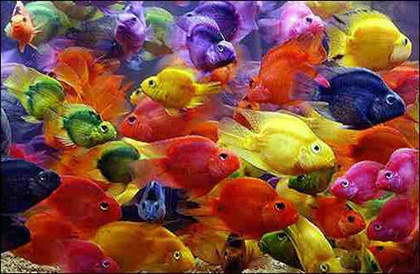
%> input picture fish.jpg, 420 x 274 px, shrunk from 500 x 326 before the run
$ octave colorQuantizeMain.m   (GNU Octave 9; MATLAB toolbox functions it lacks are replaced by stand-ins)
%> lines starting %> are read from the running program, lines starting %| are printed output that depends on the picture
### quantizeRGB.m
%Given an RGB image, this function quantizes the 3-dimensional RGB space,
%and maps each pixel in the input image to its nearest k-means center.
%That is, the RGB value at each pixel is replaced with its nearest cluster뭩
%average RGB value. origImg and outputImg are MxNx3 matrices of type uint8,
%k specifies the number of colors to quantize to, and meanColors is a k x 3
%array of the k centers.

function [ outputImg, meanColors ] = quantizeRGB( origImg, k )

origImg = double(origImg);

[h w d] = size(origImg);

rim = origImg(:,:,1);
gim = origImg(:,:,2);
bim = origImg(:,:,3);

input = zeros((h*w),3);

input(:,1) = rim(:);
input(:,2) = gim(:);
input(:,3) = bim(:);

[idx, C] = kmeans(input, k);
meanColors = round(C);

outputImg = zeros(h,w,d);
idx = uint8(idx);
sim = reshape(idx, [h w]);
for i= 1:h
    for j= 1:w
        outputImg(i,j,:) = meanColors(sim(i,j),:);
    end
end

outputImg = uint8(outputImg);

end

### quantizeHSV.m
%Given an RGB image, this function converts it to HSV, and quantizes the
%1-dimensional Hue space. Each pixel in the input image is mapped to its
%nearest quantized Hue value, while keeping its Saturation and Value channels
%the same as the input. The quantized output is converted back to RGB color space.
%origImg and outputImg are MxNx3 matrices of type uint8, k specifies the number of
%clusters, and meanHues is a k x 1 vector of the hue centers.

function [ outputImg, meanHues ] = quantizeHSV(origImg, k )

origImg = rgb2hsv(origImg);
origImg = im2double(origImg);

[h w d] = size(origImg);

him = origImg(:,:,1);

input = zeros((h*w),1);

input = him(:);
input = round(input*10000);

[idx, C] = kmeans(input, k);
meanHues = round(C);
meanHues = double(meanHues/10000);


outputImg = zeros(h,w,d);
idx = uint8(idx);

sim = reshape(idx, [h w]);
for i= 1:h
    for j= 1:w
        outputImg(i,j,1) = meanHues(sim(i,j));
        outputImg(i,j,2) = origImg(i,j,2);
        outputImg(i,j,3) = origImg(i,j,3);
    end
end

outputImg = hsv2rgb(outputImg);
outputImg = im2uint8(outputImg);

end

### computeQuantizationError.m
%This function computes the SSD error (sum of squared error) between the original
%RGB pixel values and the quantized values.
%origImg and quantizedImg are both RGB images, and error is a scalar giving
%the total SSD error across the image.

function [ error ] = computeQuantizationError( origImg, quantizedImg )

[h w d] = size(origImg);
orig = double(origImg(:));
q = double(quantizedImg(:));
err = orig - q;
err = int64(err).^2;
error = sum(sum(err));

end

### getHueHists.m
%Given an image, this function computes and displays two histograms of its
%hue values. The first histogram uses equally-spaced bins (uniformly dividing
%up the hue values), and the second histogram use bins defined by the k cluster
%center memberships (i.e., all pixels belonging to hue cluster i go to the
%i-th bin, for i=1,...k).
%im is an MxNx3 matrix represeting an RGB image, and histEqual and histClustered are
%the two output histograms.

function [ histEqual, histClustered ] = getHueHists( im, k )

origImg = rgb2hsv(im);
orig = origImg(:,:,1);
figure;


origImg = im2double(origImg);

[h w d] = size(origImg);

him = origImg(:,:,1);

input = zeros((h*w),1);

input = him(:);

histEqual = histogram(input);
title('HistEqual');
xlabel('Hue Values');
ylabel('Frequency');
histEqual.BinWidth = 0.01;
histEqual.NumBins = k;
savefig('histEqual.fig');

input = round(input*10000);
[idx, C] = kmeans(input, k);
meanHues = round(C);
meanHues = double(meanHues/10000);

outputImg = zeros(h,w,d);
idx = uint8(idx);
sim = reshape(idx, [h w]);
for i= 1:h
    for j= 1:w
        outputImg(i,j,1) = meanHues(sim(i,j));
        outputImg(i,j,2) = origImg(i,j,2);
        outputImg(i,j,3) = origImg(i,j,3);
    end
end

figure;
histClustered = histogram(outputImg(:,:,1));
%histClustered.NumBins = k;
title('HistClustered');
xlabel('Hue Values');
ylabel('Frequency');
savefig('histClustered.fig');

end

### colorQuantizeMain.m
%This script calls all the above functions appropriately using the provided
%image fish.jpg, and displays the results.

clc
clear

image = imread('fish.jpg');
%> image is the input picture: size 274x420x3 uint8; mean R, G, B 132.5, 77.6, 60.8
img = uint8(image);
k= 5;
imshow(img);
title('Original Image');

[quantizedImgRGB , paletteRGB ] = quantizeRGB(img, k) ;
%> in quantizeRGB, `bim = origImg(:,:,3);`:
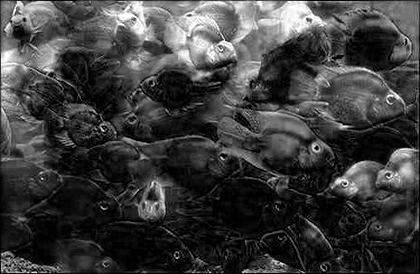
%> bim: size 274x420 double; min 0, max 255, mean 60.8
%> in quantizeRGB, `[idx, C] = kmeans(input, k);`: C = [147.4 44.42 22.22; 106.3 79.01 121.6; 45.21 29.19 38.77; 200.1 177.6 163.2; 185.2 140.3 48.32]
%> in quantizeRGB, `meanColors = round(C);`: meanColors = [147 44 22; 106 79 122; 45 29 39; 200 178 163; 185 140 48]
%> after the loop in quantizeRGB, `for i= 1:h`:
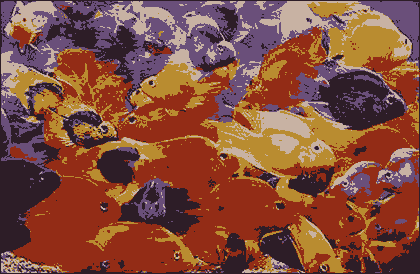
%> outputImg: size 274x420x3 double; mean R, G, B 132.2, 77.3, 60.8
%> paletteRGB has the same summary as meanColors in quantizeRGB
figure;
imshow(quantizedImgRGB);
title('Quantized RGB Image');
[quantizedImgHSV , paletteHSV ] = quantizeHSV(img, k) ;
%> in quantizeHSV, `origImg = rgb2hsv(origImg);`: origImg: size 274x420x3 double; mean H, S, V 0.362, 0.696, 0.559
%> in quantizeHSV, `him = origImg(:,:,1);`:
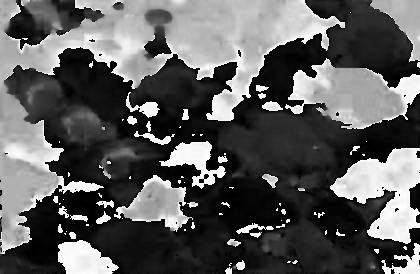
%> him: size 274x420 double; min 0, max 0.999, mean 0.362
%> in quantizeHSV, `[idx, C] = kmeans(input, k);`: C = [1440.1; 9407.7; 7045.9; 392.1; 3322.7]
%> in quantizeHSV, `meanHues = round(C);`: meanHues = [1440; 9408; 7046; 392; 3323]
%> in quantizeHSV, `meanHues = double(meanHues/10000);`: meanHues = [0.144; 0.941; 0.705; 0.0392; 0.332]
%> after the loop in quantizeHSV, `for i= 1:h`: outputImg: size 274x420x3 double; mean H, S, V 0.362, 0.696, 0.559
%> in quantizeHSV, `outputImg = hsv2rgb(outputImg);`:
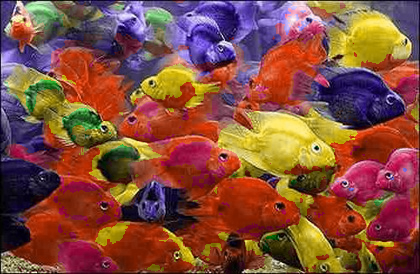
%> outputImg: size 274x420x3 double; mean R, G, B 0.518, 0.306, 0.241
%> paletteHSV = [0.144; 0.941; 0.705; 0.0392; 0.332]
figure;
imshow(quantizedImgHSV);
title('Quantized Hue Value Image');
error = computeQuantizationError(img, quantizedImgHSV)
%> in computeQuantizationError, `error = sum(sum(err));`: error = 46740660
%> error = 46740660
[h1 h2] = getHueHists(img, k);
%> in getHueHists, `histEqual.NumBins = k;`:
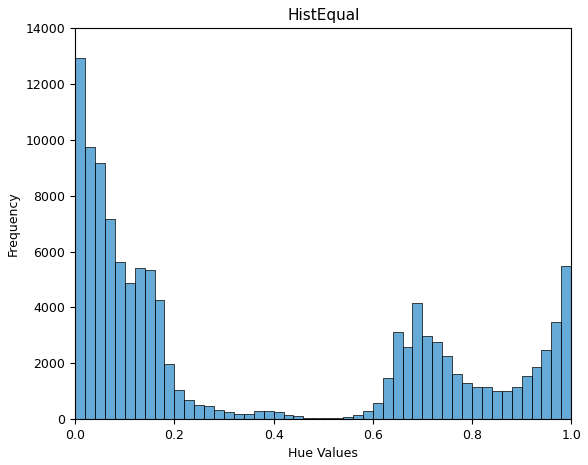
%> figure redrawn from the program's plot data; tallest bar 12916 high, from x = 0 to 0.02
%> in getHueHists, `[idx, C] = kmeans(input, k);`: C = [447.4; 6679.2; 9551.5; 7841.2; 1716.9]
%> in getHueHists, `meanHues = round(C);`: meanHues = [447; 6679; 9551; 7841; 1717]
%> in getHueHists, `meanHues = double(meanHues/10000);`: meanHues = [0.0447; 0.668; 0.955; 0.784; 0.172]
%> in getHueHists, `sim = reshape(idx, [h w]);`:
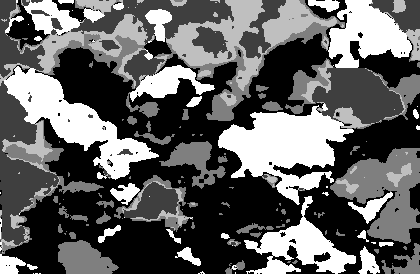
%> sim: size 274x420 uint8; min 1, max 5, mean 2.56; mean of the top-left, top-right, bottom-left and bottom-right quarters 2.79, 2.83, 2.05, 2.59; drawn with min black and max white
%> after the loop in getHueHists, `for i= 1:h`: outputImg: size 274x420x3 double; mean H, S, V 0.362, 0.696, 0.559
%> in getHueHists, `ylabel('Frequency');`:
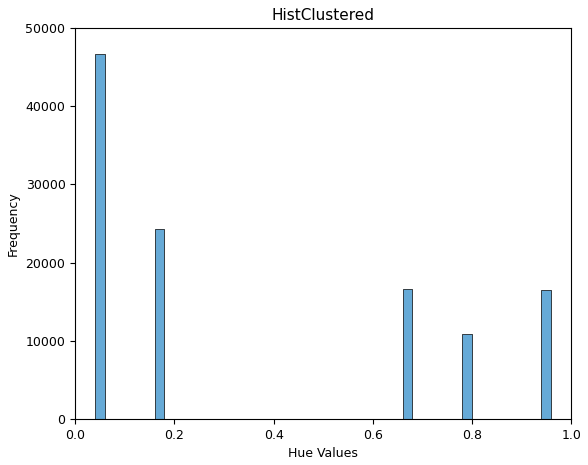
%> figure redrawn from the program's plot data; tallest bar 46636 high, from x = 0.04 to 0.06

h1.Values;
h1.BinEdges
%> ans = 51 values from 0 to 1
h2.Values
%> ans = 46 values, max 46636 at index 1, min 0 at index 2, mean 2501.7
h2.BinEdges
%> ans = 47 values from 0.04 to 0.96

% [4 lines of commented-out code are left out]

$ run again, with Img1.JPG copied over fish.jpg
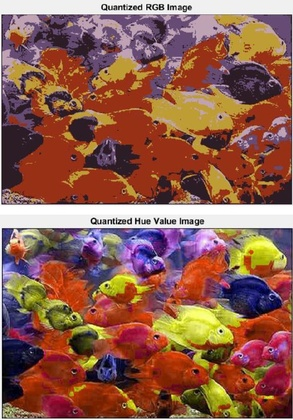
%> input picture Img1.JPG, 293 x 420 px, shrunk from 571 x 818 before the run
%> image is the input picture: size 420x293x3 uint8; mean R, G, B 142.8, 94.3, 78.7
%> in quantizeRGB, `[idx, C] = kmeans(input, k);`: C = [148.5 54.01 26.48; 52.8 30.96 41.68; 232.1 224.6 230.5; 114.4 86.97 118.8; 190.1 159.5 81.18]
%> meanColors = [148 54 26; 53 31 42; 232 225 231; 114 87 119; 190 160 81]
%> after the loop in quantizeRGB, `for i= 1:h`:
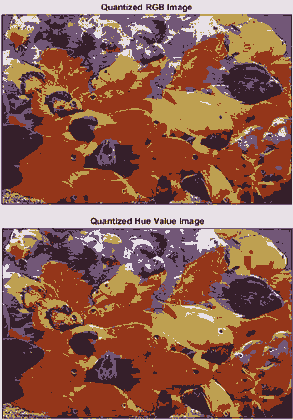
%> outputImg: size 420x293x3 double; mean R, G, B 142.6, 94.4, 78.6
%> paletteRGB has the same summary as meanColors in quantizeRGB
%> in quantizeHSV, `[idx, C] = kmeans(input, k);`: C = [7395.5; 376.4; 9196.7; 1450.8; 4353.5]
%> in quantizeHSV, `meanHues = round(C);`: meanHues = [7396; 376; 9197; 1451; 4353]
%> in quantizeHSV, `meanHues = double(meanHues/10000);`: meanHues = [0.74; 0.0376; 0.92; 0.145; 0.435]
%> in computeQuantizationError, `error = sum(sum(err));`: error = 24946985
%> in getHueHists, `[idx, C] = kmeans(input, k);`: C = [7395.5; 376.4; 1450.8; 9196.7; 4353.5]
%> in getHueHists, `meanHues = round(C);`: meanHues = [7396; 376; 1451; 9197; 4353]
%> in getHueHists, `meanHues = double(meanHues/10000);`: meanHues = [0.74; 0.0376; 0.145; 0.92; 0.435]
%> in getHueHists, `ylabel('Frequency');`:
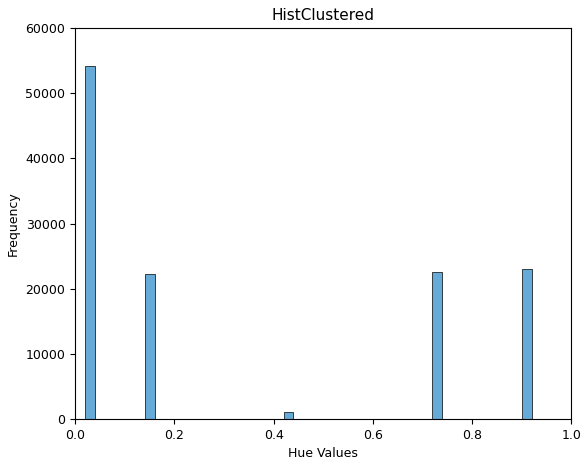
%> figure redrawn from the program's plot data; tallest bar 54132 high, from x = 0.02 to 0.04
%> `h1.BinEdges`: ans = 51 values from 0 to 1
%> `h2.Values`: ans = 45 values, max 54132 at index 1, min 0 at index 2, mean 2734.7
%> `h2.BinEdges`: ans = 46 values from 0.02 to 0.92
